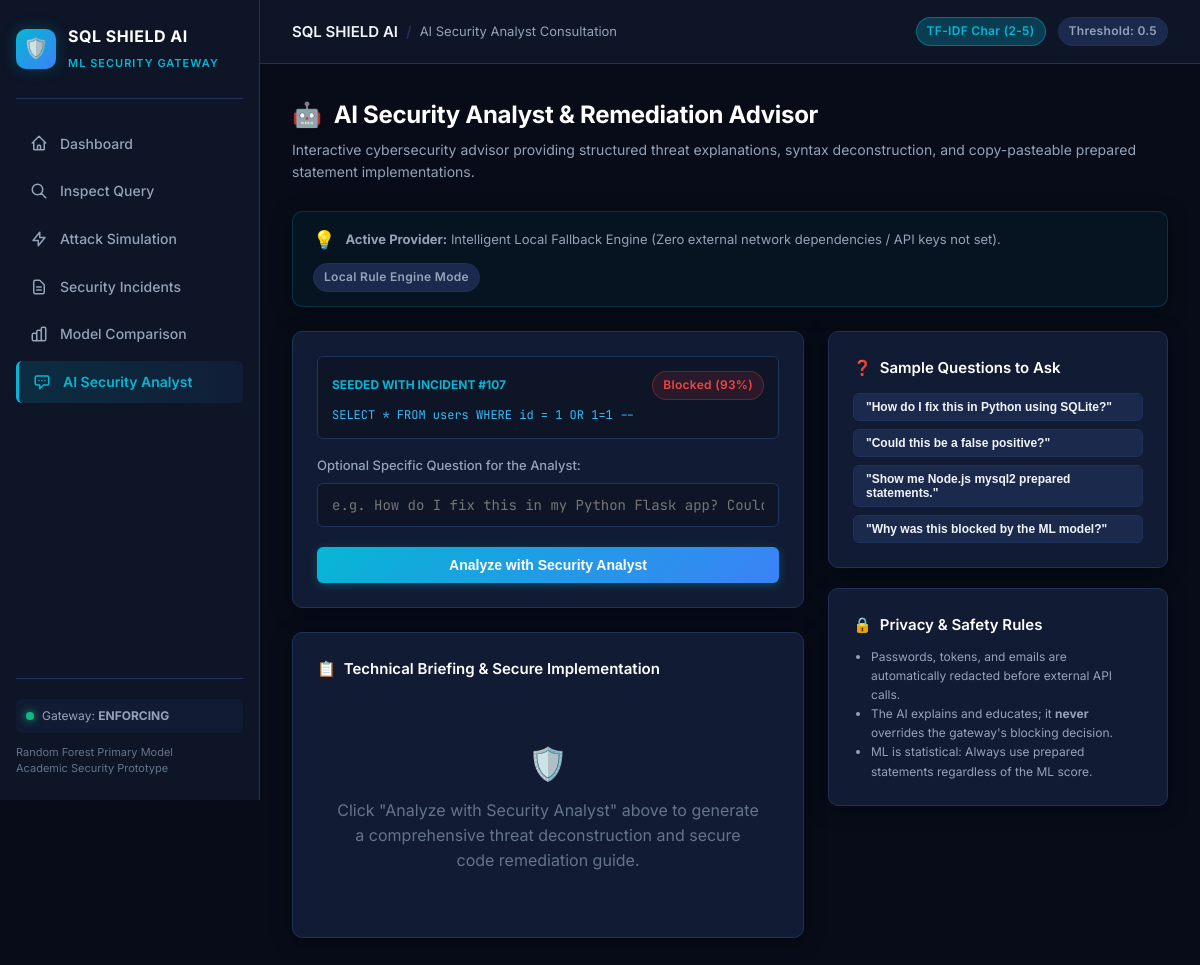
The page /analyst?incident_id=107 on the database its author committed.
### tables this page shows
CREATE TABLE incidents (
    id INTEGER PRIMARY KEY AUTOINCREMENT,
    timestamp TEXT NOT NULL,
    submitted_input TEXT NOT NULL,
    predicted_class TEXT NOT NULL,
    model_used TEXT NOT NULL,
    score REAL,
    action_taken TEXT NOT NULL,
    severity TEXT NOT NULL,
    explanation TEXT,
    mitigation TEXT
);

### app.py (the view)
@app.get("/analyst")
def analyst_page():
    incident_id = request.args.get("incident_id")
    incident = None
    if incident_id and incident_id.isdigit():
        incident = get_incident(int(incident_id))
    return render_template(
        "analyst.html",
        active="analyst",
        initial_incident=incident,
        config=config,
    )

### database/db.py (called while the page is built)
def get_connection():
    conn = sqlite3.connect(DB_PATH)
    conn.row_factory = sqlite3.Row
    return conn

def get_incident(incident_id):
    with get_connection() as conn:
        row = conn.execute(
            "SELECT * FROM incidents WHERE id = ?", (int(incident_id),)
        ).fetchone()
        return dict(row) if row else None

### templates/analyst.html (shortened to what this page needs)
{% extends "base.html" %}
{% block breadcrumb %}AI Security Analyst Consultation{% endblock %}
{% block content %}
<div class="page-header">
  <h1 class="page-title">
    <span>🤖</span> AI Security Analyst & Remediation Advisor
  </h1>
  <p class="page-subtitle">
    Interactive cybersecurity advisor providing structured threat explanations, syntax deconstruction, and copy-pasteable prepared statement implementations.
  </p>
</div>
<div class="card" style="margin-bottom: 24px; padding: 14px 20px; background: rgba(6, 182, 212, 0.05); border-color: rgba(6, 182, 212, 0.2);">
  <div style="display:flex; justify-content:space-between; align-items:center; flex-wrap:wrap; gap:10px;">
    <div style="display:flex; align-items:center; gap:10px;">
      <span style="font-size:18px;">💡</span>
      <span style="font-size:13px; color:var(--text-secondary);">
        {% if config.GEMINI_API_KEY and config.GROQ_API_KEY %}
        <strong>Provider order:</strong> Google Gemini ({{ config.GEMINI_MODEL }}) → Groq ({{ config.GROQ_MODEL }}), with automatic sensitive data redaction.
        {% elif config.GEMINI_API_KEY %}
        <strong>Configured provider:</strong> Google Gemini API ({{ config.GEMINI_MODEL }}) with automatic sensitive data redaction.
        {% elif config.GROQ_API_KEY %}
        <strong>Configured provider:</strong> Groq API ({{ config.GROQ_MODEL }}) with automatic sensitive data redaction.
        {% else %}
        <strong>Active Provider:</strong> Intelligent Local Fallback Engine (Zero external network dependencies / API keys not set).
        {% endif %}
      </span>
    </div>
    <span class="badge {{ 'badge-cyan' if (config.GEMINI_API_KEY or config.GROQ_API_KEY) else 'badge-neutral' }}">
      {{ 'Online AI Mode' if (config.GEMINI_API_KEY or config.GROQ_API_KEY) else 'Local Rule Engine Mode' }}
    </span>
  </div>
</div>
<div class="grid-sidebar-layout">
  <div>
    <div class="card" style="margin-bottom: 24px;">
      <form id="analyst-form" {% if initial_incident %}data-incident-id="{{ initial_incident.id }}"{% endif %}>
        {% if initial_incident %}
        <div style="background:var(--bg-secondary); padding:14px; border-radius:6px; margin-bottom:16px; border:1px solid var(--border-color);">
          <div style="display:flex; justify-content:space-between; align-items:center; margin-bottom:6px;">
            <span style="font-size:12px; font-weight:700; color:var(--accent-cyan);">SEEDED WITH INCIDENT #{{ initial_incident.id }}</span>
            <span class="badge {{ 'badge-block' if initial_incident.action_taken == 'Blocked' else 'badge-allow' }}">
              {{ initial_incident.action_taken }} ({{ (initial_incident.score * 100)|round|int }}%)
            </span>
          </div>
          <div class="code-cell" style="max-width:100%; white-space:normal; font-size:12px; color:#38bdf8;">
            {{ initial_incident.submitted_input }}
          </div>
        </div>
        {% else %}
        <div class="form-group">
          <label class="form-label">SQL Statement or Web Input to Analyze:</label>
          <textarea id="analyst-query" class="form-control" rows="4" placeholder="Enter SQL query to analyze, e.g. SELECT * FROM users WHERE id = 1 OR 1=1 --"></textarea>
        </div>
        {% endif %}
        <div class="form-group">
          <label class="form-label">Optional Specific Question for the Analyst:</label>
          <input type="text" id="analyst-question" class="form-control" placeholder="e.g. How do I fix this in my Python Flask app? Could this be a false positive?">
        </div>
        <button type="submit" id="btn-analyst-submit" class="btn btn-primary" style="width:100%;">
          Analyze with Security Analyst
        </button>
      </form>
    </div>
    <div class="card">
      <div class="card-header">
        <div class="card-title">
          <span>📋</span> Technical Briefing & Secure Implementation
        </div>
      </div>
      <div id="analyst-output-box">
        <div style="color:var(--text-muted); text-align:center; padding:40px 20px;">
          <div style="font-size:32px; margin-bottom:10px;">🛡️</div>
          Click "Analyze with Security Analyst" above to generate a comprehensive threat deconstruction and secure code remediation guide.
        </div>
      </div>
    </div>
  </div>
  <div style="display:flex; flex-direction:column; gap:20px;">
    <div class="card">
      <div class="card-title" style="margin-bottom:14px;">
        <span>❓</span> Sample Questions to Ask
      </div>
      <div style="display:flex; flex-direction:column; gap:8px;">
        <button class="btn btn-secondary btn-sm" style="text-align:left; justify-content:flex-start;" onclick="document.getElementById('analyst-question').value = 'How do I fix this in Python using SQLite?';">
          "How do I fix this in Python using SQLite?"
        </button>
        <button class="btn btn-secondary btn-sm" style="text-align:left; justify-content:flex-start;" onclick="document.getElementById('analyst-question').value = 'Could this classification be a false positive?';">
          "Could this be a false positive?"
        </button>
        <button class="btn btn-secondary btn-sm" style="text-align:left; justify-content:flex-start;" onclick="document.getElementById('analyst-question').value = 'Show me Node.js mysql2 prepared statements for this.';">
          "Show me Node.js mysql2 prepared statements."
        </button>
        <button class="btn btn-secondary btn-sm" style="text-align:left; justify-content:flex-start;" onclick="document.getElementById('analyst-question').value = 'Why was this blocked by the ML model?';">
          "Why was this blocked by the ML model?"
        </button>
      </div>
    </div>
    <div class="card">
      <div class="card-title" style="margin-bottom:10px;">
        <span>🔒</span> Privacy & Safety Rules
      </div>
      <ul style="font-size:12px; color:var(--text-secondary); line-height:1.6; margin-left:18px;">
        <li>Passwords, tokens, and emails are automatically redacted before external API calls.</li>
        <li>The AI explains and educates; it <strong>never</strong> overrides the gateway's blocking decision.</li>
        <li>ML is statistical: Always use prepared statements regardless of the ML score.</li>
      </ul>
    </div>
  </div>
</div>
{% endblock %}

### static/css/style.css (style rules this page uses)
:root { --bg-primary: #070c18; --bg-secondary: #0d1527; --bg-card: #111b33; --bg-card-hover: #162342; --bg-surface: #1a294c; --border-color: #1e325c; --border-light: rgba(255, 255, 255, 0.08); --text-primary: #f1f5f9; --text-secondary: #94a3b8; --text-muted: #64748b; --accent-cyan: #06b6d4; --accent-cyan-glow: rgba(6, 182, 212, 0.25); --accent-blue: #3b82f6; --accent-blue-glow: rgba(59, 130, 246, 0.25); --accent-indigo: #6366f1; --status-allow: #10b981; --status-allow-bg: rgba(16, 185, 129, 0.12); --status-allow-border: rgba(16, 185, 129, 0.3); --status-block: #ef4444; --status-block-bg: rgba(239, 68, 68, 0.12); --status-block-border: rgba(239, 68, 68, 0.3); --status-warn: #f59e0b; --status-warn-bg: rgba(245, 158, 11, 0.12); --status-warn-border: rgba(245, 158, 11, 0.3); --font-sans: 'Inter', -apple-system, BlinkMacSystemFont, 'Segoe UI', Roboto, sans-serif; --font-mono: 'JetBrains Mono', 'Fira Code', monospace; --radius-sm: 6px; --radius-md: 10px; --radius-lg: 14px; --transition: all 0.2s cubic-bezier(0.16, 1, 0.3, 1); --shadow-card: 0 4px 20px -2px rgba(0, 0, 0, 0.5); --shadow-glow: 0 0 25px rgba(6, 182, 212, 0.15); }
*, *::before, *::after { box-sizing: border-box; margin: 0; padding: 0; }
body { background-color: var(--bg-primary); color: var(--text-primary); font-family: var(--font-sans); line-height: 1.55; display: flex; min-height: 100vh; -webkit-font-smoothing: antialiased; }
.page-header { margin-bottom: 28px; }
.page-title { font-size: 24px; font-weight: 700; color: #fff; letter-spacing: -0.3px; display: flex; align-items: center; gap: 12px; }
.page-subtitle { color: var(--text-secondary); font-size: 14px; margin-top: 6px; }
.grid-sidebar-layout { display: grid; grid-template-columns: 1fr 340px; gap: 24px; margin-bottom: 24px; }
.card { background: var(--bg-card); border: 1px solid var(--border-color); border-radius: var(--radius-md); padding: 24px; box-shadow: var(--shadow-card); transition: var(--transition); position: relative; overflow: hidden; }
.card-header { display: flex; align-items: center; justify-content: space-between; margin-bottom: 18px; }
.card-title { font-size: 15px; font-weight: 600; color: #fff; display: flex; align-items: center; gap: 8px; }
.badge { display: inline-flex; align-items: center; gap: 6px; padding: 4px 10px; border-radius: 999px; font-size: 12px; font-weight: 600; letter-spacing: 0.3px; }
.badge-block { background: var(--status-block-bg); color: var(--status-block); border: 1px solid var(--status-block-border); }
.badge-neutral { background: var(--bg-surface); color: var(--text-secondary); border: 1px solid var(--border-color); }
.form-group { margin-bottom: 20px; }
.form-label { display: block; font-size: 13px; font-weight: 500; color: var(--text-secondary); margin-bottom: 8px; }
textarea.form-control, input.form-control, select.form-control { width: 100%; background: var(--bg-secondary); border: 1px solid var(--border-color); color: var(--text-primary); border-radius: var(--radius-sm); padding: 12px 14px; font-size: 14px; font-family: var(--font-mono); transition: var(--transition); outline: none; }
.btn { display: inline-flex; align-items: center; justify-content: center; gap: 8px; padding: 10px 18px; border-radius: var(--radius-sm); font-size: 14px; font-weight: 600; cursor: pointer; border: none; transition: var(--transition); text-decoration: none; }
.btn-primary { background: linear-gradient(135deg, var(--accent-cyan), var(--accent-blue)); color: #fff; box-shadow: 0 2px 10px rgba(6, 182, 212, 0.3); }
.btn-secondary { background: var(--bg-surface); color: var(--text-primary); border: 1px solid var(--border-color); }
.btn-sm { padding: 6px 12px; font-size: 12px; }
.code-cell { font-family: var(--font-mono); font-size: 12px; color: #38bdf8; max-width: 320px; white-space: nowrap; overflow: hidden; text-overflow: ellipsis; }

### rows shown on the page
incidents: id "107", action_taken "Blocked", (initial_incident.score*100)|round|int "93", submitted_input "SELECT * FROM users WHERE id = 1 OR 1=1 --"

### other values the page prints
{{ config.DEFAULT_THRESHOLD }} "0.5"
